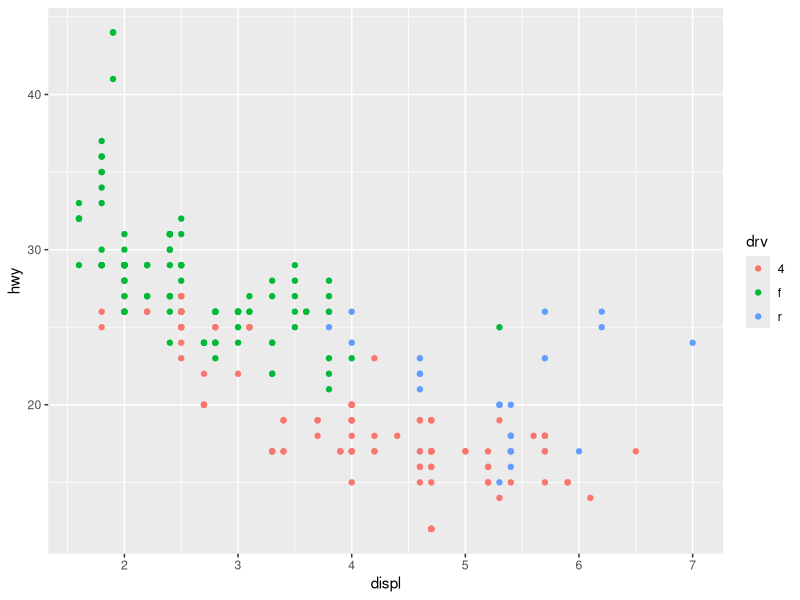
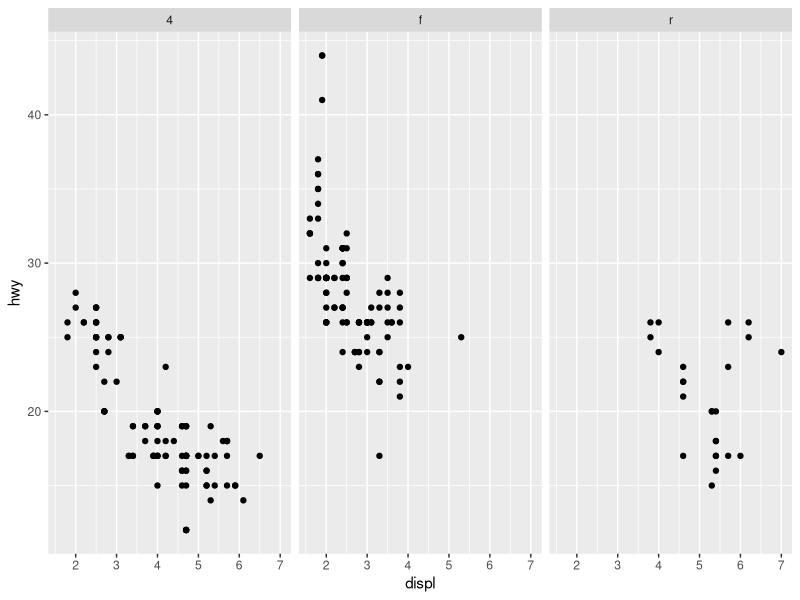
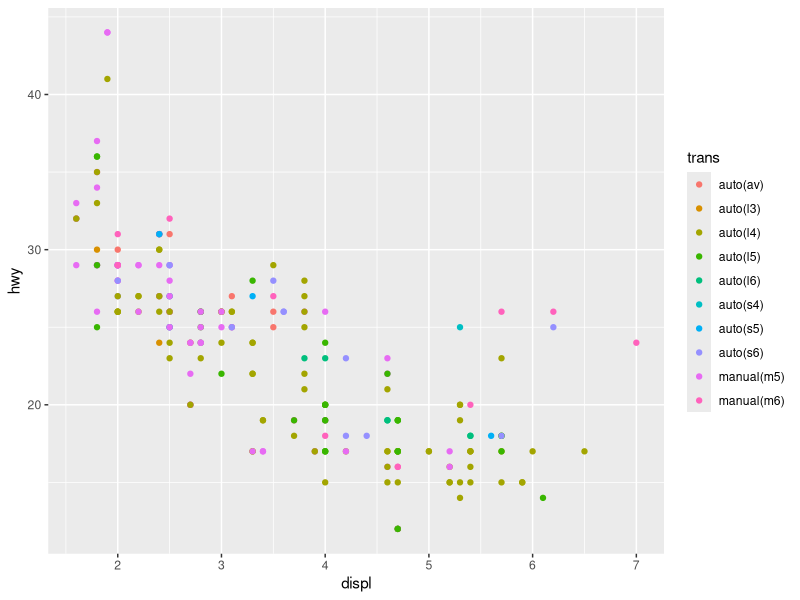
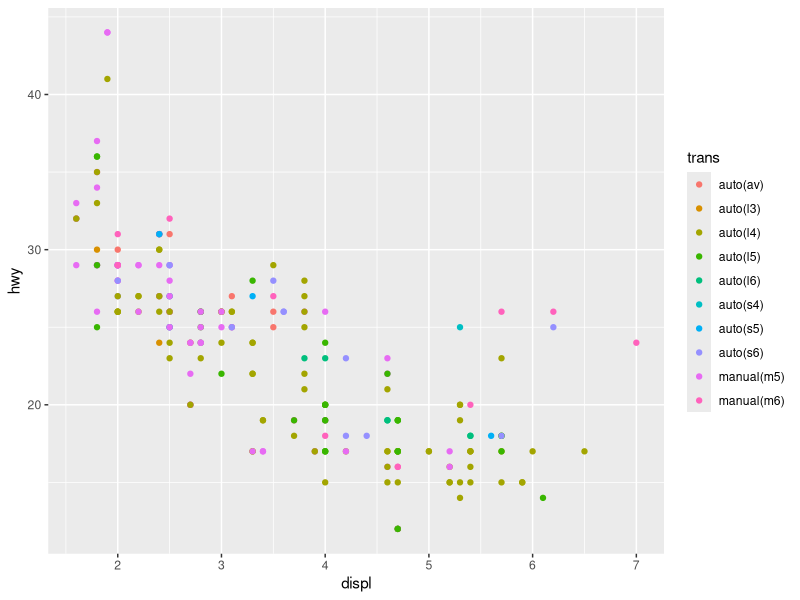
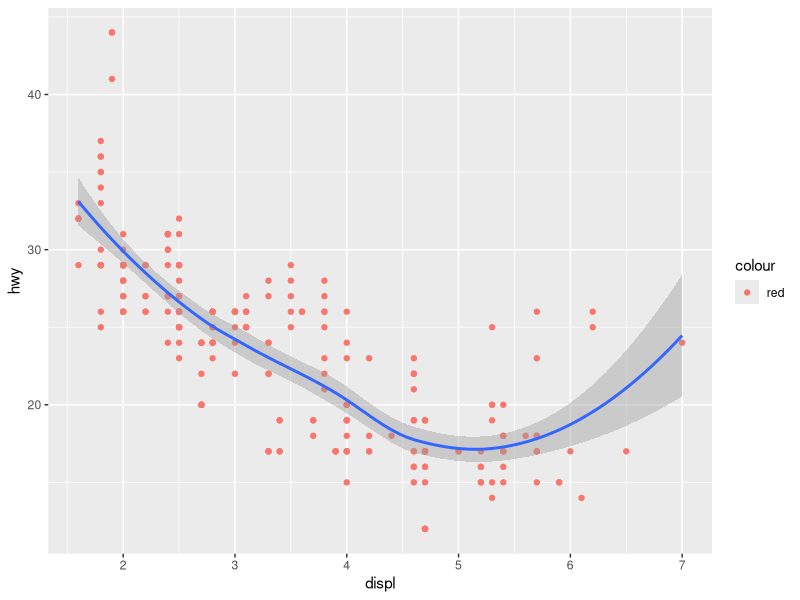
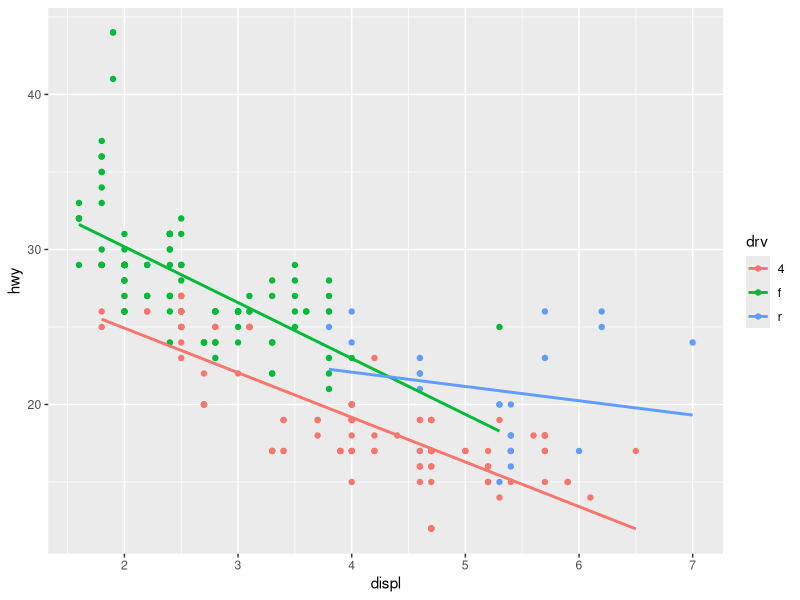
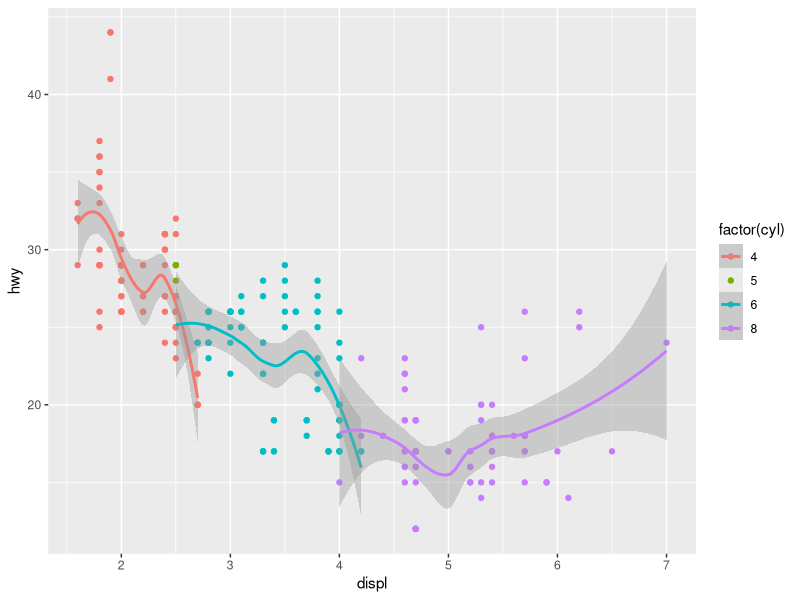

Reproduce these figures in R, in order.
## ---- chunk 1
knitr::opts_chunk$set(echo = TRUE)
## ---- chunk 2
library(ggplot2)
mpg
g <- ggplot(mpg, aes(x = displ, y = hwy))
g + geom_point(aes(colour = drv))
g + geom_point() + facet_wrap(~drv)
## ---- chunk 3
ggplot(mpg, aes(x = displ, y = hwy)) +geom_point(aes(colour=trans))
ggplot(mpg, aes(x = displ, y = hwy, colour = trans)) +geom_point()
## ---- chunk 4
ggplot(mpg, aes(x=displ, y = hwy))+geom_point(aes(colour="red"))+geom_smooth()
## ---- chunk 5
ggplot(mpg,aes(x=displ, y=hwy, colour=drv))+geom_point()+geom_smooth(method="lm", se=FALSE)
## ---- chunk 6
ggplot(mpg, aes(x=displ, y=hwy, colour=factor(cyl)))+geom_point()+geom_smooth()
